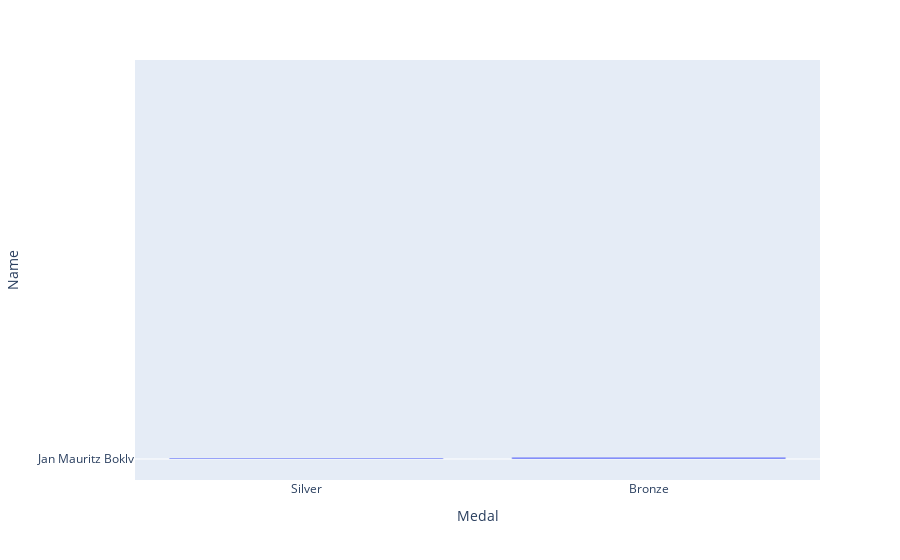

Notebook source saved alongside this figure:
### Code cell
#medals_ski_jumping = ski_jumping[(ski_jumping['Medal'] == "Bronze") | (ski_jumping['Medal'] == "Silver")]
#https://www.geeksforgeeks.org/olympics-data-analysis-using-python/
#https://www.kaggle.com/code/gpreda/plotly-tutorial-120-years-of-olympic-games/notebook - choropleth

px.bar(ski_jumping,
    x='Medal',
    y='Name',
)

### Figure 1 — Plotly figure (JSON) as saved in the notebook; plotly's stock layout.template omitted (floating-point values rounded to 4 significant figures)
{"data": [{"alignmentgroup": "True", "hovertemplate": "Medal=%{x}<br>Name=%{y}<extra></extra>", "legendgroup": "", "marker": {"color": "#636efa", "pattern": {"shape": ""}}, "name": "", "offsetgroup": "", "orientation": "v", "showlegend": false, "textposition": "auto", "type": "bar", "x": [null, null, null, null, null, null, null, null, null, null, null, null, null, null, null, null, null, null, "Silver", null, null, null, null, "Bronze", null, null, null, null, null, null, null, null, null, null, null, null, null, null, null, null, null, null, null, null, null, null, null, null, null, null, null, null, null, null, null, null, null, null, null, null, null, null, null, null, null, null, null, null, null, null, null, null, null, null, null, null, null, null, null, null, null, null, null, null, null, null, null, null, null, null, null, null], "xaxis": "x", "y": ["Jan Mauritz Boklv", "Jan Mauritz Boklv", "Jan Mauritz Boklv", "Jan Mauritz Boklv", "Jan Mauritz Boklv", "Odd Arne Brandsegg", "Odd Arne Brandsegg", "Ragnar Alfred Bertil Carlsson", "Per Anders Daun", "Per Anders Daun", "Per Anders Daun", "Kurt Sigvard Elim", "Kurt Sigvard Elim", "Kurt Sigvard Elim", "Kurt Sigvard Elim", "Bondp Bengt Eriksson", "Sven Ivan Eriksson (-Selnger)", "Sven Ivan Eriksson (-Selnger)", "Sven Ivan Eriksson (-Selnger)", "Vilhelm Alexander Hellman", "Nils Erik Hjelmstrm", "Jan Henry Holmlund", "Jan Henry Holmlund", "Karl Johan Holmstrm", "Klas Alfred Menotti Jakobsson", "Bo Fredrik Johansson", "Bo Fredrik Johansson", "Bo Fredrik Johansson", "Sixten Emanuel Petri Johansson", "Evert Gotthardt Karlsson", "Holger Karl Karlsson", "Holger Karl Karlsson", "Holger Karl Karlsson", "Alf Tord Karlsson", "Alf Tord Karlsson", "Thure Valdemar Lindgren", "Nils Erik Lindh", "Max Inge Valentin Lindqvist", "Erik Valter Lindstrm", "Sven-Olof Lundgren", "Per Thomas Lundgren", "Nils Johan Lundh", "Lars Anders Lundqvist", "Lars Anders Lundqvist", "Hans Mikael Martinsson", "Hans Mikael Martinsson", "Hans Mikael Martinsson", "Hans Mikael Martinsson", "Hans Mikael Martinsson", "Hans Mikael Martinsson", "Sven-Olov Roland \"Olle\" Martinsson", "Sven-Olov Roland \"Olle\" Martinsson", "Axel-Herman Nilsson", "Axel-Herman Nilsson", "Ulf Nils Johan Norberg", "Rolf Harry Nordgren", "Rolf Harry Nordgren", "Hans Evert Nordin", "Bror Gunnar stman", "Bror Gunnar stman", "Mats Olof stman", "Mats Olof stman", "Frans Axel strand", "Sven Erik Artur Pettersson", "Johan Ivar Rasmussen (Johansson-)", "Johan Ivar Rasmussen (Johansson-)", "Erik Olof Alfred Rylander", "Hjert Holger Schn", "Kjell Allan Sjberg (-Dahlqvist)", "Kjell Allan Sjberg (-Dahlqvist)", "Kjell Allan Sjberg (-Dahlqvist)", "Kjell Allan Sjberg (-Dahlqvist)", "Rolf Edvin Strandberg", "Erik Styf", "Nils Gustaf Sundh", "Per-Inge Tllberg", "Per-Inge Tllberg", "Per-Inge Tllberg", "Per-Inge Tllberg", "Curt Staffan Tllberg", "Curt Staffan Tllberg", "Curt Staffan Tllberg", "Curt Staffan Tllberg", "Curt Staffan Tllberg", "Curt Staffan Tllberg", "Curt Staffan Tllberg", "Curt Staffan Tllberg", "Curt Staffan Tllberg", "Paul Olof Magnus Westman", "Paul Olof Magnus Westman", "Paul Olof Magnus Westman", "Paul Olof Magnus Westman"], "yaxis": "y"}], "layout": {"barmode": "relative", "legend": {"tracegroupgap": 0}, "margin": {"t": 60}, "xaxis": {"anchor": "y", "domain": [0, 1], "title": {"text": "Medal"}}, "yaxis": {"anchor": "x", "domain": [0, 1], "title": {"text": "Name"}}}}
